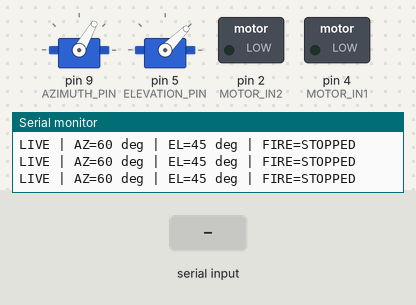
The sketch below on a simulated Arduino Uno, built with avr-gcc and run on an emulated ATmega328P. Parts: 2 × servo, switched loads named in the sketch (green lamp = pin HIGH), the last lines printed to the serial monitor. The inputs (shaded band) are chosen by the test bench.

Above: at 2.2 s.
2.3 s: "a90\n" received over Serial
At 3.9 s:
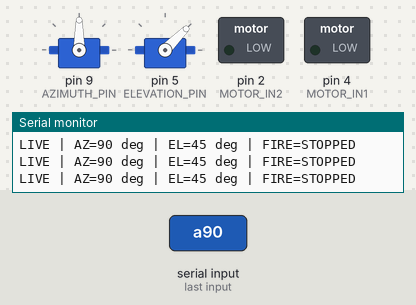
4.2 s: "fire\n" received over Serial
At 5.4 s:
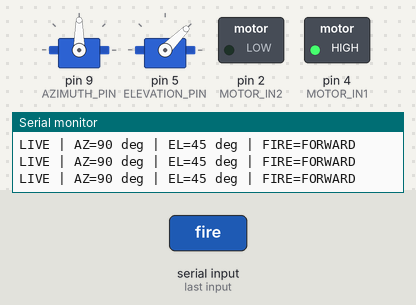
5.7 s: "home\n" received over Serial
At 6.5 s:
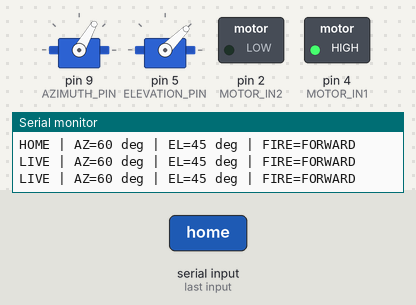
7.6 s: "rev\n" received over Serial
At 8.1 s:
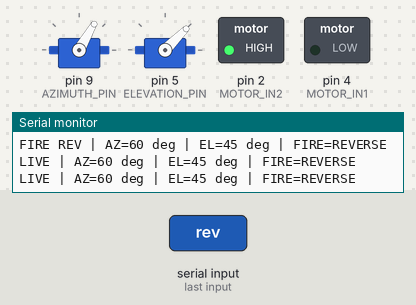
9.1 s: "a 45\n" received over Serial
At 10.1 s:
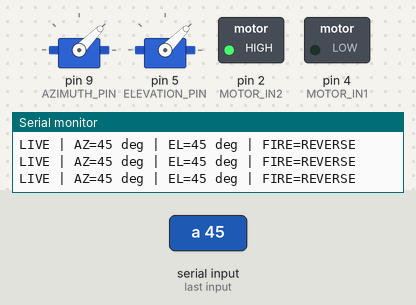
10.8 s: "stop\n" received over Serial
At 11.7 s:
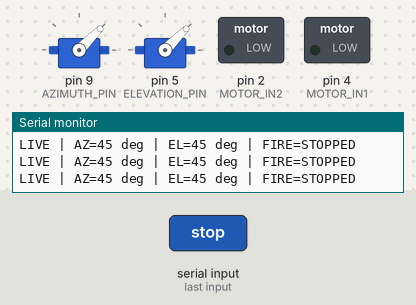
Timing chart, 0 to 13.3 s (numbered marks = the images above; inputs shaded):
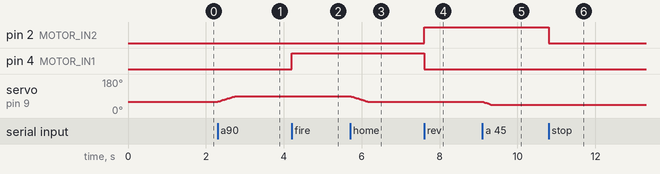

Measured:
- after the input at 2.3 s, servo on pin 9 (AZIMUTH_PIN): moves from 60° to 90° over 0.45 s, starting at once
- after the input at 4.2 s, pin 4 (MOTOR_IN1): LOW → HIGH at once
- after the input at 5.7 s, servo on pin 9 (AZIMUTH_PIN): moves from 90° to 60° over 0.45 s, starting at once
- after the input at 7.6 s, pin 2 (MOTOR_IN2): LOW → HIGH at once; pin 4 (MOTOR_IN1): HIGH → LOW at once
- after the input at 9.1 s, servo on pin 9 (AZIMUTH_PIN): 60° → 45° at once
- after the input at 10.8 s, pin 2 (MOTOR_IN2): HIGH → LOW at once

The sketch:

13_manual_turret_fire_test.ino
```cpp
/*
  13_manual_turret_fire_test
  Manual combined test for:
  - azimuth servo on D9
  - elevation servo on D5
  - launch DC motor through L298N on D4/D2
*/

#include <Servo.h>
#include <ctype.h>
#include <stdlib.h>
#include <string.h>

#define AZIMUTH_PIN 9
#define ELEVATION_PIN 5

#define MOTOR_IN1 4
#define MOTOR_IN2 2

#define ZERO_AZIMUTH_ANGLE 60
#define ZERO_ELEVATION_ANGLE 45

#define AZIMUTH_MIN_ANGLE 0
#define AZIMUTH_MAX_ANGLE 130
#define ELEVATION_MIN_ANGLE 20
#define ELEVATION_MAX_ANGLE 90

#define AZIMUTH_STEP_DELAY_MS 15
#define ELEVATION_STEP_DELAY_MS 15
#define STATUS_REPORT_INTERVAL_MS 300

Servo azimuthServo;
Servo elevationServo;

int currentAzimuth = ZERO_AZIMUTH_ANGLE;
int currentElevation = ZERO_ELEVATION_ANGLE;

unsigned long lastStatusMs = 0;

enum FireState {
  FIRE_STOPPED = 0,
  FIRE_FORWARD = 1,
  FIRE_REVERSE = 2
};

FireState fireState = FIRE_STOPPED;

char commandBuffer[40];
byte commandLength = 0;

void motorStop() {
  digitalWrite(MOTOR_IN1, LOW);
  digitalWrite(MOTOR_IN2, LOW);
  fireState = FIRE_STOPPED;
}

void motorForward() {
  digitalWrite(MOTOR_IN1, HIGH);
  digitalWrite(MOTOR_IN2, LOW);
  fireState = FIRE_FORWARD;
}

void motorReverse() {
  digitalWrite(MOTOR_IN1, LOW);
  digitalWrite(MOTOR_IN2, HIGH);
  fireState = FIRE_REVERSE;
}

const __FlashStringHelper* fireStateLabel() {
  switch (fireState) {
    case FIRE_FORWARD: return F("FORWARD");
    case FIRE_REVERSE: return F("REVERSE");
    default: return F("STOPPED");
  }
}

void reportStatus(const __FlashStringHelper* label) {
  Serial.print(label);
  Serial.print(F(" | AZ="));
  Serial.print(currentAzimuth);
  Serial.print(F(" deg | EL="));
  Serial.print(currentElevation);
  Serial.print(F(" deg | FIRE="));
  Serial.println(fireStateLabel());
}

void printIntro() {
  Serial.println(F("START: 13_manual_turret_fire_test"));
  Serial.println(F("PART: Manual turret + launch mechanism wiring validation"));
  Serial.println(F("PINS: AZIMUTH=D9, ELEVATION=D5, MOTOR_IN1=D4, MOTOR_IN2=D2"));
  Serial.println(F("L298N: use Channel A only for this test"));
  Serial.println(F("L298N WIRING: IN1<-D4, IN2<-D2, OUT1/OUT2->launch motor, GND مشتركة"));
  Serial.println(F("POWER: external supply for servo and motor, never USB only"));
  Serial.println(F("NOTE: keep ENA jumper installed if you only want ON/OFF motor test"));
  Serial.println(F("PASS CHECK: both servos move correctly and launch motor spins on command"));
  Serial.println(F("FAIL SYMPTOM: wrong direction, jitter, no spin, reset, overheating"));
  Serial.println();
}

void printHelp() {
  Serial.println(F("COMMANDS:"));
  Serial.println(F("  a<number>   -> set azimuth angle, example: a90"));
  Serial.println(F("  e<number>   -> set elevation angle, example: e55"));
  Serial.println(F("  az+         -> azimuth +1 degree"));
  Serial.println(F("  az-         -> azimuth -1 degree"));
  Serial.println(F("  az+5        -> azimuth +5 degrees"));
  Serial.println(F("  az-5        -> azimuth -5 degrees"));
  Serial.println(F("  el+         -> elevation +1 degree"));
  Serial.println(F("  el-         -> elevation -1 degree"));
  Serial.println(F("  el+5        -> elevation +5 degrees"));
  Serial.println(F("  el-5        -> elevation -5 degrees"));
  Serial.println(F("  home        -> return both servos to zero/home"));
  Serial.println(F("  fire        -> motor forward"));
  Serial.println(F("  rev         -> motor reverse"));
  Serial.println(F("  stop        -> motor stop"));
  Serial.println(F("  pulse300    -> forward pulse for 300 ms"));
  Serial.println(F("  pulse600    -> forward pulse for 600 ms"));
  Serial.println(F("  s           -> show current status"));
  Serial.println(F("  ?           -> show help"));
  Serial.println();
}

void moveAzimuthSmooth(int targetAngle) {
  targetAngle = constrain(targetAngle, AZIMUTH_MIN_ANGLE, AZIMUTH_MAX_ANGLE);
  if (targetAngle == currentAzimuth) {
    reportStatus(F("AZ HOLD"));
    return;
  }

  int step = (targetAngle > currentAzimuth) ? 1 : -1;
  while (currentAzimuth != targetAngle) {
    currentAzimuth += step;
    azimuthServo.write(currentAzimuth);
    reportStatus(F("AZ MOVE"));
    delay(AZIMUTH_STEP_DELAY_MS);
  }
}

void moveElevationSmooth(int targetAngle) {
  targetAngle = constrain(targetAngle, ELEVATION_MIN_ANGLE, ELEVATION_MAX_ANGLE);
  if (targetAngle == currentElevation) {
    reportStatus(F("EL HOLD"));
    return;
  }

  int step = (targetAngle > currentElevation) ? 1 : -1;
  while (currentElevation != targetAngle) {
    currentElevation += step;
    elevationServo.write(currentElevation);
    reportStatus(F("EL MOVE"));
    delay(ELEVATION_STEP_DELAY_MS);
  }
}

void moveHome() {
  moveAzimuthSmooth(ZERO_AZIMUTH_ANGLE);
  moveElevationSmooth(ZERO_ELEVATION_ANGLE);
  reportStatus(F("HOME"));
}

void firePulse(unsigned long pulseMs) {
  motorForward();
  reportStatus(F("FIRE PULSE"));
  delay(pulseMs);
  motorStop();
  reportStatus(F("FIRE STOP"));
}

bool isWhitespaceChar(char c) {
  return c == ' ' || c == '\t' || c == '\r' || c == '\n';
}

char* trimCommand(char* text) {
  while (*text && isWhitespaceChar(*text)) {
    text++;
  }

  int len = strlen(text);
  while (len > 0 && isWhitespaceChar(text[len - 1])) {
    text[len - 1] = '\0';
    len--;
  }

  return text;
}

void normalizeCommand(char* text) {
  for (int i = 0; text[i] != '\0'; i++) {
    text[i] = (char)tolower((unsigned char)text[i]);
  }
}

void handleCommand(char* rawCommand) {
  char* command = trimCommand(rawCommand);
  normalizeCommand(command);
  if (command[0] == '\0') return;

  if (strcmp(command, "?") == 0) {
    printHelp();
    return;
  }

  if (strcmp(command, "s") == 0 || strcmp(command, "status") == 0) {
    reportStatus(F("STATUS"));
    return;
  }

  if (strcmp(command, "home") == 0 || strcmp(command, "h") == 0) {
    moveHome();
    return;
  }

  if (strcmp(command, "fire") == 0) {
    motorForward();
    reportStatus(F("FIRE ON"));
    return;
  }

  if (strcmp(command, "rev") == 0) {
    motorReverse();
    reportStatus(F("FIRE REV"));
    return;
  }

  if (strcmp(command, "stop") == 0) {
    motorStop();
    reportStatus(F("FIRE OFF"));
    return;
  }

  if (strcmp(command, "pulse300") == 0) {
    firePulse(300);
    return;
  }

  if (strcmp(command, "pulse600") == 0) {
    firePulse(600);
    return;
  }

  if (strcmp(command, "az+") == 0) {
    moveAzimuthSmooth(currentAzimuth + 1);
    return;
  }

  if (strcmp(command, "az-") == 0) {
    moveAzimuthSmooth(currentAzimuth - 1);
    return;
  }

  if (strcmp(command, "el+") == 0) {
    moveElevationSmooth(currentElevation + 1);
    return;
  }

  if (strcmp(command, "el-") == 0) {
    moveElevationSmooth(currentElevation - 1);
    return;
  }

  if (strncmp(command, "az", 2) == 0) {
    moveAzimuthSmooth(currentAzimuth + atoi(command + 2));
    return;
  }

  if (strncmp(command, "el", 2) == 0) {
    moveElevationSmooth(currentElevation + atoi(command + 2));
    return;
  }

  if (command[0] == 'a') {
    moveAzimuthSmooth(atoi(command + 1));
    reportStatus(F("AZ SET"));
    return;
  }

  if (command[0] == 'e') {
    moveElevationSmooth(atoi(command + 1));
    reportStatus(F("EL SET"));
    return;
  }

  Serial.println(F("UNKNOWN COMMAND"));
  printHelp();
}

void readSerialCommands() {
  while (Serial.available() > 0) {
    char c = (char)Serial.read();
    if (c == '\r') continue;

    if (c == '\n') {
      commandBuffer[commandLength] = '\0';
      handleCommand(commandBuffer);
      commandLength = 0;
      commandBuffer[0] = '\0';
      continue;
    }

    if (commandLength < sizeof(commandBuffer) - 1) {
      commandBuffer[commandLength++] = c;
    }
  }
}

void setup() {
  Serial.begin(115200);

  pinMode(MOTOR_IN1, OUTPUT);
  pinMode(MOTOR_IN2, OUTPUT);
  motorStop();

  azimuthServo.attach(AZIMUTH_PIN);
  elevationServo.attach(ELEVATION_PIN);
  azimuthServo.write(ZERO_AZIMUTH_ANGLE);
  elevationServo.write(ZERO_ELEVATION_ANGLE);

  currentAzimuth = ZERO_AZIMUTH_ANGLE;
  currentElevation = ZERO_ELEVATION_ANGLE;

  delay(900);
  printIntro();
  printHelp();
  reportStatus(F("HOME"));
}

void loop() {
  readSerialCommands();

  unsigned long nowMs = millis();
  if (nowMs - lastStatusMs >= STATUS_REPORT_INTERVAL_MS) {
    lastStatusMs = nowMs;
    reportStatus(F("LIVE"));
  }
}
```
